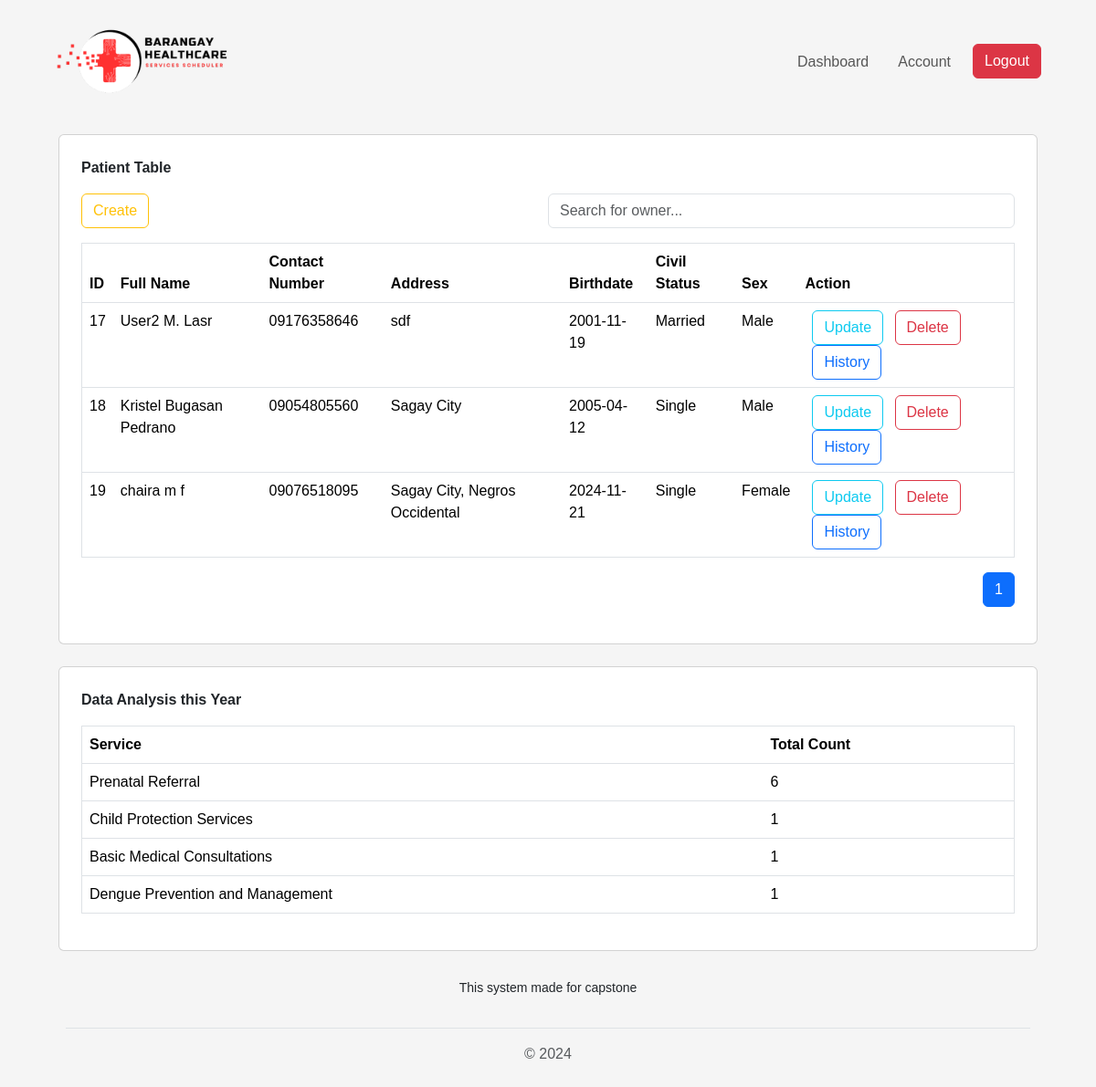
/view/pages/patient/index.php (signed in), run on an earlier commit of the app's database.
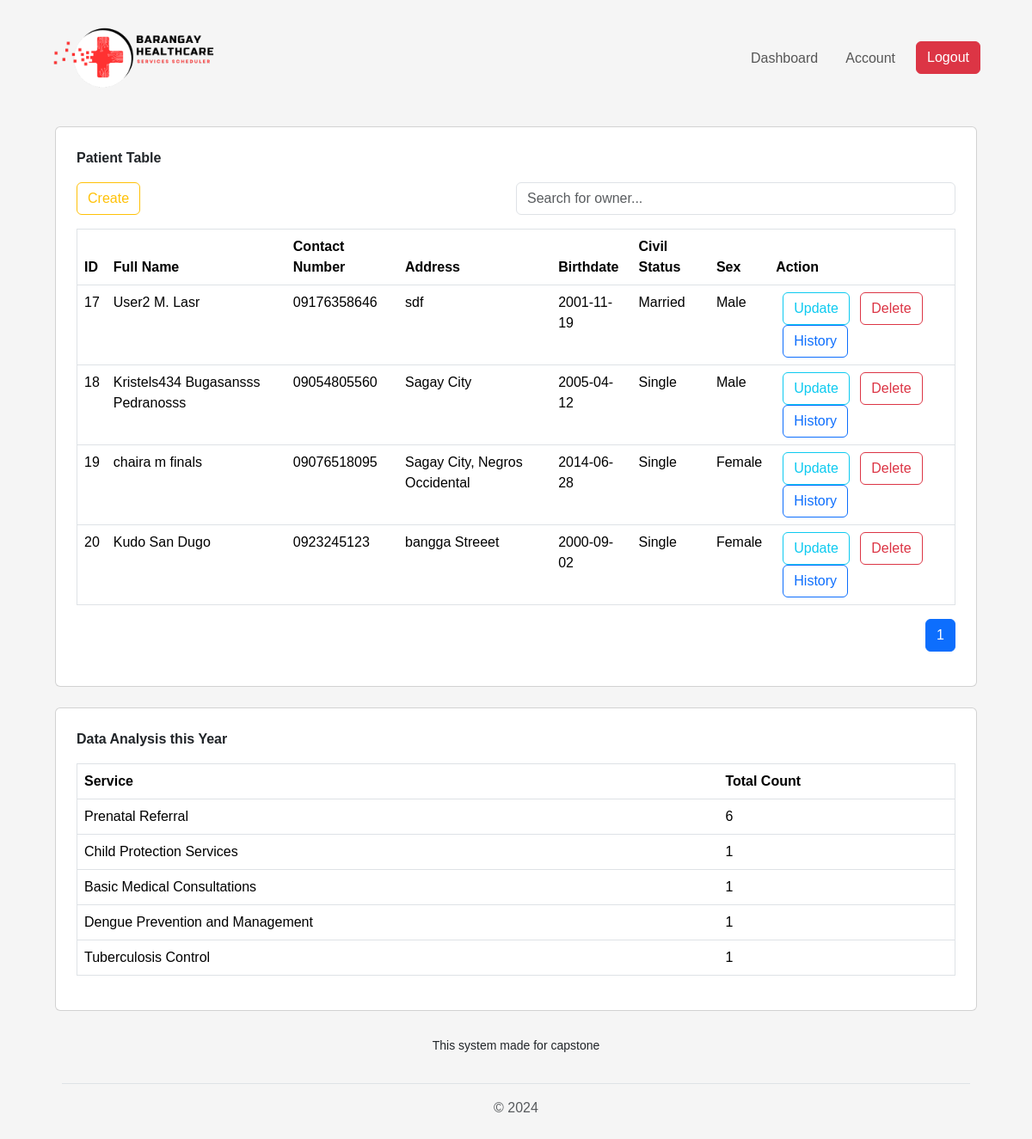
And on a later commit of the database.
### tables this page shows
CREATE TABLE `tbl_patient_info` (
  `id` int(11) NOT NULL,
  `patient_id` varchar(255) NOT NULL,
  `fname` varchar(255) NOT NULL,
  `mname` varchar(255) NOT NULL,
  `lname` varchar(255) NOT NULL,
  `birthdate` varchar(255) NOT NULL,
  `age` varchar(255) NOT NULL,
  `purok` varchar(255) NOT NULL,
  `address` varchar(255) NOT NULL,
  `phone_number` varchar(255) NOT NULL,
  `civil_status` varchar(255) NOT NULL,
  `sex` varchar(255) NOT NULL
);

### connection/connection.php (called while the page is built, shortened)
<?php
class config {
    public function __construct(){
        $dsn = "mysql:host=".H.";dbname=".DB;
        $username = U;
        $password = P;
        try {
            $this->pdo = new PDO($dsn, $username, $password);
        } catch (PDOException $e) {
            die("Connection failed: " . $e->getMessage());
        }
    }
}
?>

### controller/PatientController.php (called while the page is built, shortened)
<?php
require_once('../../../services/PatientServices.php');
$patientServices = new PatientServices();
$patients = $patientServices->getAllPatient();
?>

### services/PatientServices.php (called while the page is built, shortened)
<?php
require_once("../../../connection/connection.php");
class PatientServices extends config {
    public function getAllPatient() {
        try {
            $query = "SELECT `id`, `patient_id`,CONCAT(`fname`, ' ', `mname`, ' ', `lname`) AS full_name,  `birthdate`, `address`, `phone_number`, `civil_status`, `sex` FROM `tbl_patient_info` WHERE 1";
            $stmt = $this->pdo->prepare($query);
            $stmt->execute();
            return $stmt->fetchAll(PDO::FETCH_ASSOC);
        } catch (PDOException $e) {
            echo "Error: " . $e->getMessage();
        }
    }
    public function getDataAnalysis() {
        try {
            $query = "SELECT `service_name`, `total_count`
                        FROM `referral_summary`
                        WHERE 1
                        ORDER BY `total_count` DESC;
                        ";
            $stmt = $this->pdo->prepare($query);
            $stmt->execute();
            return $stmt->fetchAll(PDO::FETCH_ASSOC);
        } catch (PDOException $e) {
            echo "Error: " . $e->getMessage();
        }
    }
}
?>

### view/pages/patient/index.php (the view, shortened to what this page needs)
<?php
  $title = "Nursery";
  include_once('../../components/header.php');
  include_once('../../../controller/PatientController.php');
$referralSummary = $patientServices->getDataAnalysis();
?>
<div class="p-3">
<div class="card p-4">
        <p><strong>Patient Table</strong> </p>
        <div class="mb-3 d-flex justify-content-between">
            <a type="button" class="btn btn-outline-warning" href="create.php">Create</a>
            <input type="text" id="searchInput" class="form-control w-50" placeholder="Search for owner...">
        </div>
        <div class="table-responsive">
            <table border="1" class="table" id="nurseryOwnersTable">
                <thead>
                    <tr>
                        <th>ID</th>
                        <th>Full Name</th>
                        <th>Contact Number</th>
                        <th>Address</th>
                        <th>Birthdate</th>
                        <th>Civil Status</th>
                        <th>Sex</th>
                        <th>Action</th>
                    </tr>
                </thead>
                <tbody id="tableBody">
                    <?php if (!empty($patients)): ?>
                        <?php foreach ($patients as $patient): ?>
                            <tr>
                                <td><?php echo htmlspecialchars($patient['id']); ?></td>
                                <td><?php echo htmlspecialchars($patient['full_name']); ?></td>
                                <td><?php echo htmlspecialchars($patient['phone_number']); ?></td>
                                <td><?php echo htmlspecialchars($patient['address']); ?></td>
                                <td><?php echo htmlspecialchars($patient['birthdate']); ?></td>
                                <td><?php echo htmlspecialchars($patient['civil_status']); ?></td>
                                <td><?php echo htmlspecialchars($patient['sex']); ?></td>
                                <td>
                                    <a class="btn btn-outline-info mx-0 mx-md-2" href="update.php?PatientID=<?php echo htmlspecialchars($patient['patient_id']); ?>">Update</a>
                                    <button class="btn btn-outline-danger mt-1 mt-md-0" data-id="<?php echo htmlspecialchars($patient['id']); ?>" onclick="setDeleteId(this)">Delete</button>
                                    <a class="btn btn-outline-primary mx-0 mx-md-2" href="patient_history.php?PatientID=<?php echo htmlspecialchars($patient['patient_id']); ?>">History</a>
                                </td>
                            </tr>
                        <?php endforeach; ?>
                    <?php else: ?>
                        <tr>
                            <td colspan="8" class="text-center">No records found.</td>
                        </tr>
                    <?php endif; ?>
                </tbody>
            </table>
        </div>
        <div class="d-flex justify-content-end">
            <nav>
                <ul class="pagination justify-content-center" id="pagination">
                </ul>
            </nav>
        </div>
    </div>
    <div class="table-responsive">
      <div class="card p-4 mt-4">
        <p><strong>Data Analysis this Year</strong></p>
        <div class="table-responsive">
          <table border="1" class="table" id="referralSummaryTable">
            <thead>
              <tr>
                <th>Service</th>
                <th>Total Count</th>
              </tr>
            </thead>
            <tbody>
              <?php if (!empty($referralSummary)): ?>
                <?php foreach ($referralSummary as $row): ?>
                  <tr>
                    <td><?php echo htmlspecialchars($row['service_name']); ?></td>
                    <td><?php echo htmlspecialchars($row['total_count']); ?></td>
                  </tr>
                <?php endforeach; ?>
              <?php else: ?>
                <tr>
                  <td colspan="2" class="text-center">No data available.</td>
                </tr>
              <?php endif; ?>
            </tbody>
          </table>
        </div>
      </div>
    </div>
<?php include_once('../../components/footer.php'); ?>

### view/components/header.php (shortened to what this page needs)
<!DOCTYPE html>
<html lang="en">
<head>
    <link href="https://cdn.jsdelivr.net/npm/bootstrap@5.3.3/dist/css/bootstrap.min.css" rel="stylesheet">
    <link rel="stylesheet" href="../../css/style.css">
</head>
<body class="px-1 px-md-5">
<?php
    if (!isset($_SESSION['username']) && $title != "User") {
        echo "
                <nav class='navbar navbar-expand-lg navbar-light'>
                    <div class='container-fluid'>
                        <a class='navbar-brand' href='#'><img src='../../../assets/images/border.png' alt='' srcset='' width='auto' height='100'></a>
                        <button class='navbar-toggler' type='button' data-bs-toggle='collapse' data-bs-target='#navbarNav' aria-controls='navbarNav' aria-expanded='false' aria-label='Toggle navigation'>
                            <span class='navbar-toggler-icon'></span>
                        </button>
                        <div class='collapse navbar-collapse' id='navbarNav'>
                            <ul class='navbar-nav ms-auto'>
                                <li class='nav-item'>
                                    <a class='nav-link ms-3' href='../patient/index.php'>Dashboard</a>
                                </li>
                                <li class='nav-item'>
                                    <a class='nav-link ms-3' href='../dashboard/accounts.php'>Account</a>
                                </li>
                                <li class='nav-item'>
                                  <form action='' method='post' class='ms-3'>
                                        <input type='hidden' name='action' value='logout'>
                                        <button class='btn btn-danger btn-md' type='submit'>Logout</button>
                                    </form>
                                </li>
                            </ul>
                        </div>
                    </div>
                </nav>
        ";
    }
?>

### view/components/footer.php (shortened to what this page needs)
<footer class="py-1 px-2  mt-4">
  <ul class="nav justify-content-center border-bottom pb-3 mb-3">
    <p class="nav-item text-center">
      <small>This system made for capstone</small>
    </p>
  </ul>
  <p class="text-center text-body-secondary">© 2024</p>
</footer>
</body>
</html>

### view/css/style.css (style rules this page uses)
body { padding: 5px; background-color: #f5f5f5; font-family: Arial, sans-serif; }

What changed in the data, as far as the page shows it:
changed tbl_patient_info "Sagay City": full_name "Kristel Bugasan Pedrano" → "Kristels434 Bugasansss Pedranosss"
changed tbl_patient_info "Sagay City, Negros Occidental": full_name "chaira m f" → "chaira m finals"; birthdate "2024-11-21" → "2014-06-28"
added tbl_patient_info: id "20", full_name "Kudo San Dugo", phone_number "0923245123", address "bangga Streeet", birthdate "2000-09-02", civil_status "Single", sex "Female"
Also different on the page:
new list line: "Tuberculosis Control 1"
